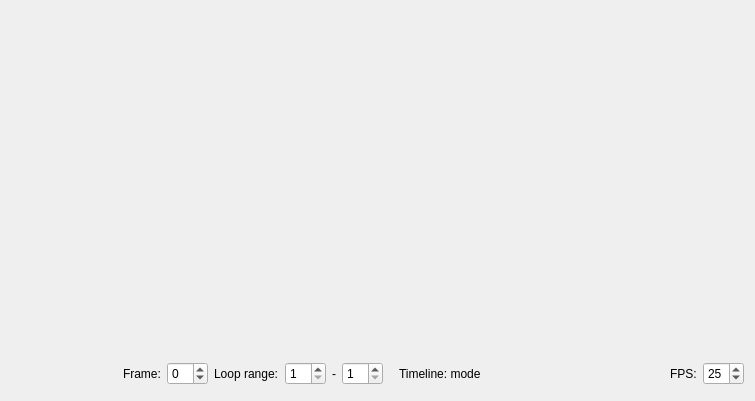
<?xml version="1.0" encoding="UTF-8"?>
<ui version="4.0">
 <class>Flipbook</class>
 <widget class="QDialog" name="Flipbook">
  <property name="geometry">
   <rect>
    <x>0</x>
    <y>0</y>
    <width>755</width>
    <height>401</height>
   </rect>
  </property>
  <property name="windowTitle">
   <string>Flipbook</string>
  </property>
  <layout class="QVBoxLayout" stretch="1,0">
   <item>
    <widget class="FlipbookView" name="view" native="true"/>
   </item>
   <item>
    <layout class="QHBoxLayout">
     <item>
      <widget class="QToolButton" name="zoomButton">
       <property name="icon">
        <iconset theme="zoom-original">
         <normaloff>theme:zoom-original.svg</normaloff>theme:zoom-original.svg</iconset>
       </property>
       <property name="iconSize">
        <size>
         <width>22</width>
         <height>22</height>
        </size>
       </property>
       <property name="autoRaise">
        <bool>true</bool>
       </property>
      </widget>
     </item>
     <item>
      <widget class="QToolButton" name="rewindButton">
       <property name="minimumSize">
        <size>
         <width>32</width>
         <height>32</height>
        </size>
       </property>
       <property name="icon">
        <iconset theme="media-skip-backward">
         <normaloff>theme:media-skip-backward.svg</normaloff>theme:media-skip-backward.svg</iconset>
       </property>
       <property name="iconSize">
        <size>
         <width>22</width>
         <height>22</height>
        </size>
       </property>
       <property name="autoRaise">
        <bool>true</bool>
       </property>
      </widget>
     </item>
     <item>
      <widget class="QToolButton" name="playButton">
       <property name="minimumSize">
        <size>
         <width>32</width>
         <height>32</height>
        </size>
       </property>
       <property name="icon">
        <iconset theme="media-playback-start">
         <normaloff>theme:media-playback-start.svg</normaloff>theme:media-playback-start.svg</iconset>
       </property>
       <property name="iconSize">
        <size>
         <width>22</width>
         <height>22</height>
        </size>
       </property>
       <property name="autoRaise">
        <bool>true</bool>
       </property>
      </widget>
     </item>
     <item>
      <widget class="QLabel">
       <property name="text">
        <string>Frame:</string>
       </property>
      </widget>
     </item>
     <item>
      <widget class="QSpinBox" name="layerIndex">
       <property name="wrapping">
        <bool>true</bool>
       </property>
       <property name="correctionMode">
        <enum>QAbstractSpinBox::CorrectToNearestValue</enum>
       </property>
       <property name="showGroupSeparator" stdset="0">
        <bool>true</bool>
       </property>
      </widget>
     </item>
     <item>
      <widget class="QLabel">
       <property name="text">
        <string>Loop range:</string>
       </property>
      </widget>
     </item>
     <item>
      <widget class="QSpinBox" name="loopStart">
       <property name="minimum">
        <number>1</number>
       </property>
      </widget>
     </item>
     <item>
      <widget class="QLabel">
       <property name="text">
        <string notr="true">-</string>
       </property>
      </widget>
     </item>
     <item>
      <widget class="QSpinBox" name="loopEnd">
       <property name="minimum">
        <number>1</number>
       </property>
      </widget>
     </item>
     <item>
      <spacer>
       <property name="orientation">
        <enum>Qt::Horizontal</enum>
       </property>
       <property name="sizeType">
        <enum>QSizePolicy::Fixed</enum>
       </property>
       <property name="sizeHint" stdset="0">
        <size>
         <width>10</width>
         <height>0</height>
        </size>
       </property>
      </spacer>
     </item>
     <item>
      <widget class="QLabel" name="timelineModeLabel">
       <property name="text">
        <string notr="true">Timeline: mode</string>
       </property>
      </widget>
     </item>
     <item>
      <spacer>
       <property name="orientation">
        <enum>Qt::Horizontal</enum>
       </property>
       <property name="sizeHint" stdset="0">
        <size>
         <width>40</width>
         <height>20</height>
        </size>
       </property>
      </spacer>
     </item>
     <item>
      <widget class="QLabel">
       <property name="text">
        <string>FPS:</string>
       </property>
      </widget>
     </item>
     <item>
      <widget class="QSpinBox" name="fps">
       <property name="minimum">
        <number>1</number>
       </property>
       <property name="maximum">
        <number>60</number>
       </property>
       <property name="value">
        <number>25</number>
       </property>
      </widget>
     </item>
    </layout>
   </item>
  </layout>
 </widget>
 <customwidgets>
  <customwidget>
   <class>FlipbookView</class>
   <extends>QWidget</extends>
   <header>desktop/widgets/flipbookview.h</header>
   <container>1</container>
  </customwidget>
 </customwidgets>
 <resources/>
 <connections/>
</ui>
